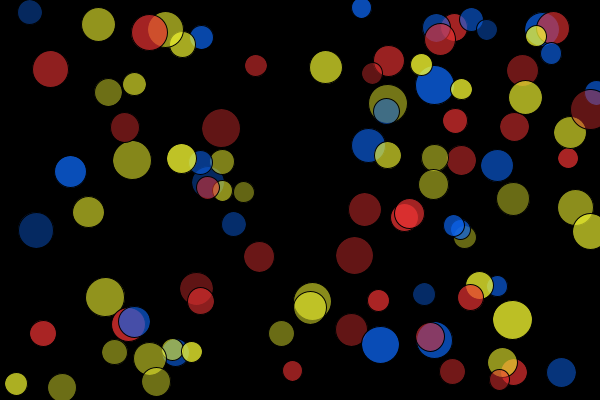
Frame 1 (no input)
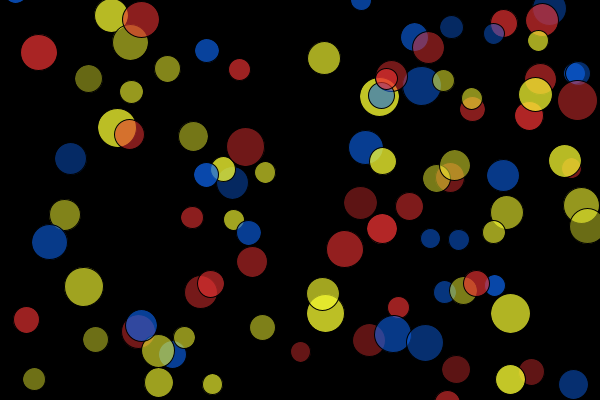
Frame 60 (the mouse pressed at the canvas centre just before this capture)
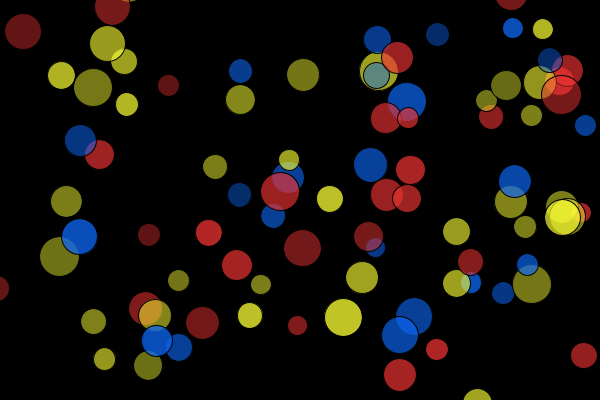
Frame 120 (the mouse held since frame 60 and released just before this capture)

The Processing sketch that drew these frames (run headless with seeded random() and noise(); from frame 60 on, the mouse is pressed at the canvas centre):

// Processing sketch: processing_49285
// ── processing_49285.pde

int n = 100;
Ball[] ball = new Ball[n];

void setup() {
  size (600, 400);
  smooth();
  for (int i=0; i<ball.length; i++) {
    ball[i] = new Ball();
  }
}

void draw() {
    background (0);
  for (int i=0; i<ball.length; i++) {
    ball[i].move();
    ball[i].display();
  }
}

class Ball {
  float x = random (600);
  float y = random (400);
  float r = random (10, 20);
  color red = color (234, 50, 50);
  color blue = color (12, 101, 240);
  color yellow = color (251, 255, 50);
  int c = int (random (100));
  float speedx;
  float speedy;
  
  Ball () {
  }
  void move() {
    x += speedx;
    y += speedy;
    speedx += random (-0.1, 0.1);
    speedy += random (-0.1, 0.1);
  }
  void display () {
    if (c%3 == 0) fill (red, random(100, 200));
    if (c%3 == 1) fill (blue, random(100, 200));
    if (c%3 == 2) fill (yellow, random(100, 200));
    if (x>700) x -= 700;
    if (x<-100) x += 700;
    if (y>500) y -= 500;
    if (y<-100) y+= 500;
    ellipse (x, y, r*2, r*2);
  }
}
